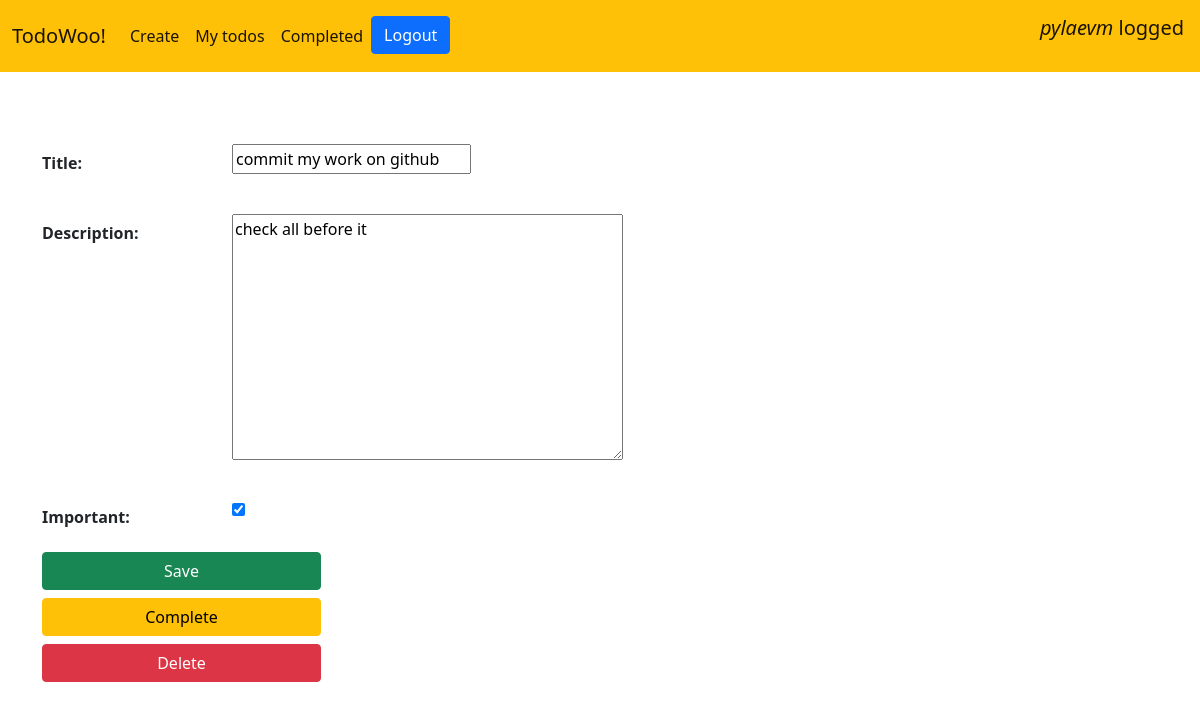
The page /todo/4 (signed in) on the database its author committed.
### todo/models.py (models this page shows, shortened)
class Todo(models.Model):
  user = models.ForeignKey(User, on_delete=models.CASCADE)
  title = models.CharField(max_length=100)
  description = models.TextField(blank=True)
  date_created = models.DateTimeField(auto_now_add=True)
  date_complete = models.DateTimeField(null=True, blank=True)
  important = models.BooleanField(default=False)

### todo/views.py (the view, shortened to what this page needs)
# urls.py: path('todo/<int:todo_pk>', views.viewtodo, name='viewtodo'),
@login_required
def viewtodo(request, todo_pk):
  todo = get_object_or_404(Todo, pk=todo_pk, user=request.user)
  if request.method == "GET":
    form = TodoForm(instance=todo)
    return render(request, 'todo/viewtodo.html', {'form' : form, 'todo' : todo})

### todo/forms.py
class TodoForm(ModelForm):
  class Meta:
    model = Todo
    fields = ['title', 'description', 'important']

### todo/templates/todo/viewtodo.html (shortened to what this page needs)
{% extends 'todo/base.html' %}
{% block content %}
  <br>
  <br>
  <form class="container-lg" method="POST">
    {% for field in form %}
      <div class="mb-3 form-floating">
        <div class="mb-3 row">
          <label for="tag" class="col-sm-2 col-form-label"><b>{{ field.label_tag }}</b></label>
          <div class="col-sm-3" id="tag">
            {{ field }}
          </div>
        </div>
      </div>
    {% endfor %}
    <button type="submit" class="col-3 mb-2 btn btn-primary btn-success">Save</button>
  </form>
 <div class="container-lg">
    <form action="{% url 'completetodo' todo.id %}" method="POST">
      <button type="submit" class="col-3 mb-2 btn btn-warning">Complete</button>
    </form>
    <form action="{% url 'deletetodo' todo.id %}" method="POST">
      <button type="submit" class="col-3 mb-2 btn btn-danger">Delete</button>
    </form>
  </div>
{% endblock %}

### todo/templates/todo/base.html (shortened to what this page needs)
<!doctype html>
<html lang="en">
  <head>
    <link href="https://cdn.jsdelivr.net/npm/bootstrap@5.1.0/dist/css/bootstrap.min.css" rel="stylesheet">
  </head>
  <body>
    <nav class="navbar navbar-expand-lg navbar-light bg-warning">
      <div class="container-fluid">
          <a class="navbar-brand" href="{% url 'home' %} ">TodoWoo! </a>
        <div class="collapse navbar-collapse" id="navbarNav">
          <ul class="navbar-nav">
            {% if user.is_authenticated %}
              <li class="nav-item">
                <a class="nav-link active" aria-current="page" href="{% url 'createtodo' %}">Create</a>
              </li>
              <li class="nav-item">
                <a class="nav-link active" aria-current="page" href="{% url 'currenttodos' %}">My todos</a>
              </li>
              <li class="nav-item">
                <a class="nav-link active" aria-current="page" href="{% url 'completedtodos' %}">Completed</a>
              </li>
              <li class="nav-item">
                <form action="{% url 'logoutuser' %}" method="POST">
                  <button type="submit" class="btn btn-primary">Logout</button>
                </form>
              </li>
            {% endif %}
          </ul>
        </div>
      </div>
      {% if user.is_authenticated %}
          <a class="navbar-brand">
            <figure class="text-end"><i>{{ user.username }}</i> logged</figure>
          </a>
        {% endif %}
    </nav>
    {% block content %}{% endblock %}
  </body>
</html>

### rows shown on the page
Todo: form "commit my work on github" "check all before it" "☑"

### other values the page prints
{{ user.username }} "pylaevm"
{{ field.label_tag }} "Title:" "Description:" "Important:"
